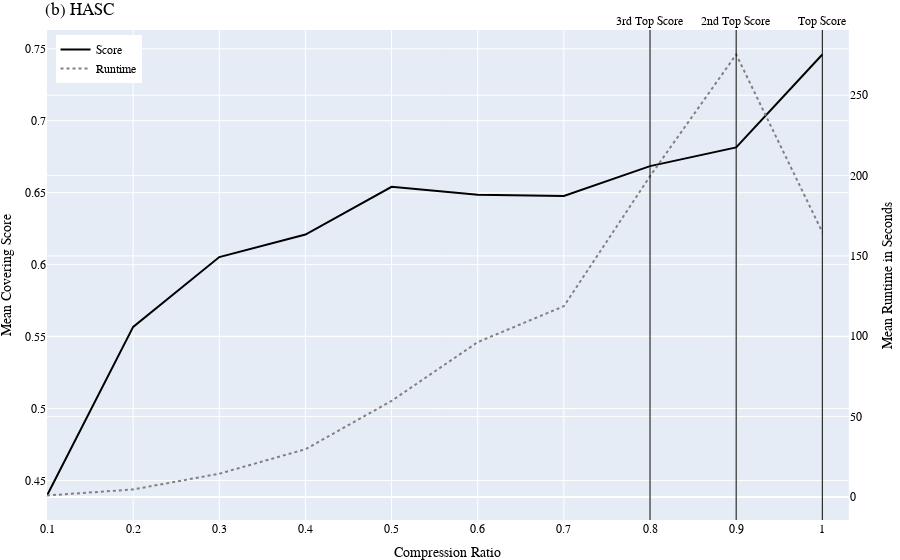

The cell this chart's notebook holds for it:
### Code cell
plot_clasp_per_compression(grouped_hasc_mean, title='(b) HASC', y_title_pre='Mean', filepath="results/figures/mean_scores_runtimes_per_CR_HASC.svg")

### Figure 1 — Plotly figure (JSON) as saved in the notebook; plotly's stock layout.template omitted (floating-point values rounded to 4 significant figures)
{"data": [{"line": {"color": "black", "width": 2}, "mode": "lines", "name": "Score", "type": "scatter", "x": [0.1, 0.2, 0.3, 0.4, 0.5, 0.6, 0.7, 0.8, 0.9, 1], "xaxis": "x", "y": [0.4396, 0.5567, 0.6053, 0.6209, 0.6541, 0.6485, 0.6477, 0.6684, 0.6814, 0.746], "yaxis": "y"}, {"line": {"color": "grey", "dash": "dot", "width": 2}, "mode": "lines", "name": "Runtime", "type": "scatter", "x": [0.1, 0.2, 0.3, 0.4, 0.5, 0.6, 0.7, 0.8, 0.9, 1], "xaxis": "x", "y": [0.8895, 4.656, 14.46, 29.69, 59.8, 96.35, 118.7, 199.7, 275.4, 164.8], "yaxis": "y2"}], "layout": {"annotations": [{"showarrow": false, "text": "Top Score", "x": 1, "xanchor": "center", "xref": "x", "y": 1, "yanchor": "bottom", "yref": "y domain"}, {"showarrow": false, "text": "2nd Top Score", "x": 0.9, "xanchor": "center", "xref": "x", "y": 1, "yanchor": "bottom", "yref": "y domain"}, {"showarrow": false, "text": "3rd Top Score", "x": 0.8, "xanchor": "center", "xref": "x", "y": 1, "yanchor": "bottom", "yref": "y domain"}], "autosize": true, "font": {"color": "black", "family": "Arial", "size": 12}, "legend": {"x": 0.01, "xanchor": "left", "y": 0.99, "yanchor": "top"}, "margin": {"b": 0, "l": 0, "r": 0, "t": 30}, "shapes": [{"line": {"color": "black", "width": 1}, "type": "line", "x0": 1, "x1": 1, "xref": "x", "y0": 0, "y1": 1, "yref": "y domain"}, {"line": {"color": "black", "width": 1}, "type": "line", "x0": 0.9, "x1": 0.9, "xref": "x", "y0": 0, "y1": 1, "yref": "y domain"}, {"line": {"color": "black", "width": 1}, "type": "line", "x0": 0.8, "x1": 0.8, "xref": "x", "y0": 0, "y1": 1, "yref": "y domain"}], "title": {"text": "(b) HASC"}, "xaxis": {"anchor": "y", "autorange": true, "domain": [0, 0.94], "range": [0.1, 1.027], "title": {"text": "Compression Ratio"}, "type": "linear"}, "yaxis": {"anchor": "x", "autorange": true, "domain": [0, 1], "range": [0.4225, 0.763], "title": {"text": "Mean Covering Score"}, "type": "linear"}, "yaxis2": {"anchor": "x", "autorange": true, "overlaying": "y", "range": [-14.36, 290.6], "side": "right", "title": {"text": "Mean Runtime in Seconds"}, "type": "linear"}}}
